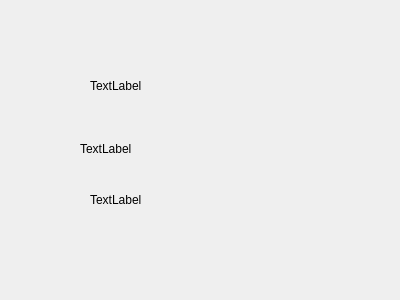
<?xml version="1.0" encoding="UTF-8"?>
<ui version="4.0">
 <class>test_gui</class>
 <widget class="QWidget" name="test_gui">
  <property name="geometry">
   <rect>
    <x>0</x>
    <y>0</y>
    <width>400</width>
    <height>300</height>
   </rect>
  </property>
  <property name="windowTitle">
   <string>Form</string>
  </property>
  <widget class="QLabel" name="lb1">
   <property name="geometry">
    <rect>
     <x>90</x>
     <y>70</y>
     <width>91</width>
     <height>31</height>
    </rect>
   </property>
   <property name="text">
    <string>TextLabel</string>
   </property>
  </widget>
  <widget class="QLabel" name="lb2">
   <property name="geometry">
    <rect>
     <x>80</x>
     <y>140</y>
     <width>67</width>
     <height>17</height>
    </rect>
   </property>
   <property name="text">
    <string>TextLabel</string>
   </property>
  </widget>
  <widget class="QLabel" name="lb3">
   <property name="geometry">
    <rect>
     <x>90</x>
     <y>190</y>
     <width>71</width>
     <height>20</height>
    </rect>
   </property>
   <property name="text">
    <string>TextLabel</string>
   </property>
  </widget>
 </widget>
 <resources/>
 <connections/>
</ui>
